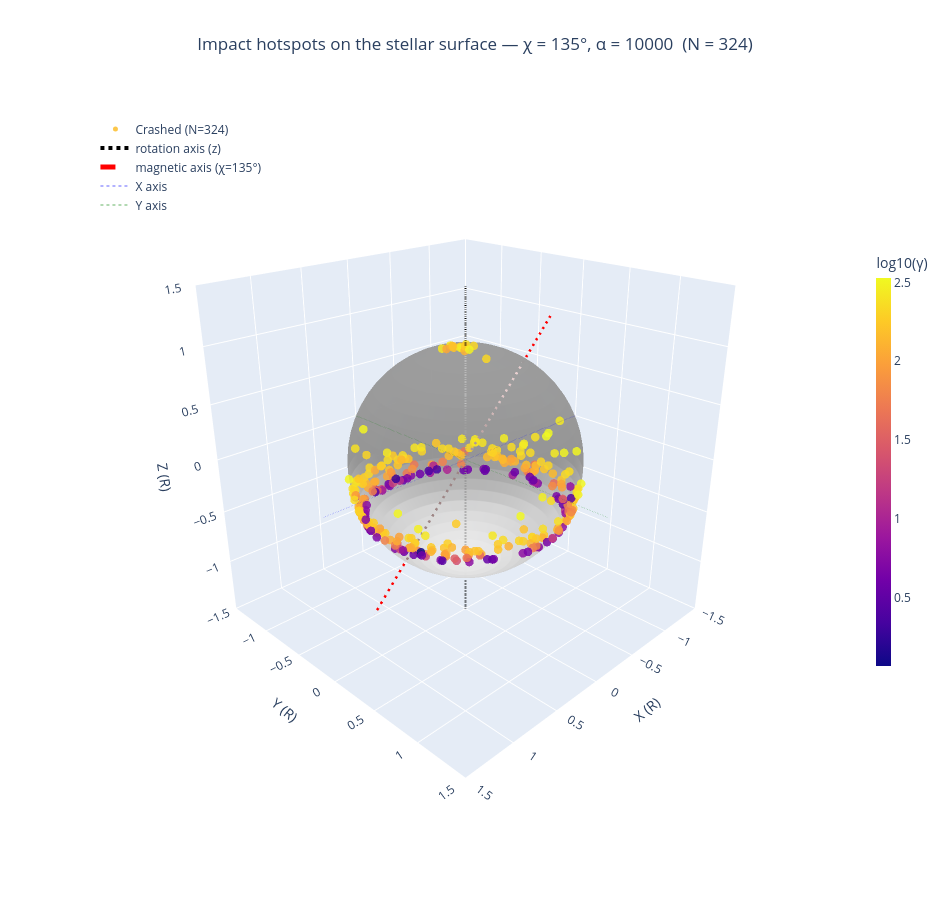

Here is the notebook cell this chart was saved with:
### Code cell
# =========================================================
# HOTSPOTS 3D — partículas que crasharam na estrela
# χ = 180°, com a estrela como esfera 3D
# =========================================================
import numpy as np
import pandas as pd
import plotly.graph_objects as go

# ---------- Configuração ----------
CSV_FILE   = "particles_all_runs.csv"
ALPHA_VAL  = 10000
ANGLE_DEG  = 135
STATUS     = "Crashed"
R_STAR     = 1.0

# ---------- Carrega ----------
df = pd.read_csv(CSV_FILE)
d = df[(df.angle_deg == ANGLE_DEG) &
       (df.alpha == ALPHA_VAL) &
       (df.status == STATUS)].copy()

print(f"Partículas {STATUS} em χ={ANGLE_DEG}°, α={ALPHA_VAL}: {len(d)}")

if len(d) == 0:
    raise ValueError("Nenhuma partícula encontrada. Ajuste os filtros.")

# ---------- Coordenadas das partículas ----------
# Para Crashed, a posição final é sobre a superfície da estrela (r ≈ R)
xf = d.xf.values
yf = d.yf.values
zf = d.zf.values
gamma = d.gamma_final.values

# Normaliza para garantir que os pontos estão exatamente em r = R
r = np.sqrt(xf**2 + yf**2 + zf**2)
xf_n = xf / r * R_STAR
yf_n = yf / r * R_STAR
zf_n = zf / r * R_STAR

# Coordenadas esféricas para estatística
theta_f = np.degrees(np.arccos(np.clip(zf_n / R_STAR, -1, 1)))
phi_f   = np.degrees(np.arctan2(yf_n, xf_n))

print(f"θ_f mediana: {np.median(theta_f):.1f}°")
print(f"θ_f range:   {theta_f.min():.1f}° / {theta_f.max():.1f}°")
print(f"Fracção no HN (θ_f < 90°): {(theta_f < 90).mean():.3f}")
print(f"Fracção no HS (θ_f > 90°): {(theta_f > 90).mean():.3f}")

# =========================================================
# FIGURA
# =========================================================
fig = go.Figure()

# ---------- Estrela 3D ----------
u, v = np.mgrid[0:2*np.pi:60j, 0:np.pi:30j]
xs = R_STAR * np.cos(u) * np.sin(v)
ys = R_STAR * np.sin(u) * np.sin(v)
zs = R_STAR * np.cos(v)

fig.add_trace(go.Surface(
    x=xs, y=ys, z=zs,
    colorscale=[[0, 'lightgray'], [1, 'lightgray']],
    showscale=False,
    opacity=0.9,
    name='star',
    hoverinfo='skip',
    lighting=dict(ambient=0.7, diffuse=0.6, specular=0.1),
))

# ---------- Partículas que crasharam ----------
log_gamma = np.log10(np.clip(gamma, 1, None))

fig.add_trace(go.Scatter3d(
    x=xf_n, y=yf_n, z=zf_n,
    mode='markers',
    marker=dict(
        size=5,
        color=log_gamma,
        colorscale='Plasma',
        cmin=log_gamma.min(),
        cmax=log_gamma.max(),
        colorbar=dict(title=r'log10(γ)', thickness=15, len=0.6),
        opacity=0.85,
        line=dict(width=0),
    ),
    name=f'{STATUS} (N={len(d)})',
    text=[f"θ={t:.1f}°, φ={p:.1f}°, γ={g:.1f}"
          for t, p, g in zip(theta_f, phi_f, gamma)],
    hovertemplate="x: %{x:.3f}<br>y: %{y:.3f}<br>z: %{z:.3f}<br>%{text}<extra></extra>",
))

# ---------- Eixos ----------
L = 1.5
fig.add_trace(go.Scatter3d(
    x=[0, 0], y=[0, 0], z=[-L, L],
    mode='lines',
    line=dict(color='black', width=4, dash='dot'),
    name='rotation axis (z)',
))

Xt = np.radians(ANGLE_DEG)
fig.add_trace(go.Scatter3d(
    x=[-L*np.sin(Xt), L*np.sin(Xt)],
    y=[0, 0],
    z=[-L*np.cos(Xt), L*np.cos(Xt)],
    mode='lines',
    line=dict(color='red', width=5, dash='dash'),
    name=f'magnetic axis (χ={ANGLE_DEG}°)',
))

# Eixos X, Y, Z como linhas guia
for vec, col, name in [((1,0,0), 'blue', 'X'),
                        ((0,1,0), 'green', 'Y')]:
    fig.add_trace(go.Scatter3d(
        x=[-vec[0]*L, vec[0]*L],
        y=[-vec[1]*L, vec[1]*L],
        z=[-vec[2]*L, vec[2]*L],
        mode='lines',
        line=dict(color=col, width=2, dash='dot'),
        opacity=0.3,
        name=f'{name} axis',
    ))

# =========================================================
# LAYOUT
# =========================================================
fig.update_layout(
    scene=dict(
        xaxis=dict(title='X (R)', range=[-L, L]),
        yaxis=dict(title='Y (R)', range=[-L, L]),
        zaxis=dict(title='Z (R)', range=[-L, L]),
        aspectmode='cube',
        camera=dict(eye=dict(x=1.6, y=1.6, z=1.0)),
    ),
    title=dict(
        text=f'Impact hotspots on the stellar surface — '
             f'χ = {ANGLE_DEG}°, α = {ALPHA_VAL}  (N = {len(d)})',
        x=0.5,
    ),
    width=950, height=900,
    legend=dict(x=0.02, y=0.98, bgcolor='rgba(255,255,255,0.85)'),
)

fig.show()

### Figure 1 — Plotly figure (JSON) as saved in the notebook; plotly's stock layout.template omitted (floating-point values rounded to 4 significant figures; data arrays with more than 128 entries replaced by an {"elided": "..."} marker saying what was removed)
{"data": [{"colorscale": [[0, "lightgray"], [1, "lightgray"]], "hoverinfo": "skip", "lighting": {"ambient": 0.7, "diffuse": 0.6, "specular": 0.1}, "name": "star", "opacity": 0.9, "showscale": false, "type": "surface", "x": {"elided": "60x30 float values"}, "y": {"elided": "60x30 float values"}, "z": {"elided": "60x30 float values"}}, {"hovertemplate": "x: %{x:.3f}<br>y: %{y:.3f}<br>z: %{z:.3f}<br>%{text}<extra></extra>", "marker": {"cmax": 2.527, "cmin": 0.06784, "color": {"elided": "324 float values"}, "colorbar": {"len": 0.6, "thickness": 15, "title": {"text": "log10(γ)"}}, "colorscale": [[0, "#0d0887"], [0.1111, "#46039f"], [0.2222, "#7201a8"], [0.3333, "#9c179e"], [0.4444, "#bd3786"], [0.5556, "#d8576b"], [0.6667, "#ed7953"], [0.7778, "#fb9f3a"], [0.8889, "#fdca26"], [1, "#f0f921"]], "line": {"width": 0}, "opacity": 0.85, "size": 5}, "mode": "markers", "name": "Crashed (N=324)", "text": {"elided": "324 str values"}, "type": "scatter3d", "x": {"elided": "324 float values"}, "y": {"elided": "324 float values"}, "z": {"elided": "324 float values"}}, {"line": {"color": "black", "dash": "dot", "width": 4}, "mode": "lines", "name": "rotation axis (z)", "type": "scatter3d", "x": [0, 0], "y": [0, 0], "z": [-1.5, 1.5]}, {"line": {"color": "red", "dash": "dash", "width": 5}, "mode": "lines", "name": "magnetic axis (χ=135°)", "type": "scatter3d", "x": [-1.061, 1.061], "y": [0, 0], "z": [1.061, -1.061]}, {"line": {"color": "blue", "dash": "dot", "width": 2}, "mode": "lines", "name": "X axis", "opacity": 0.3, "type": "scatter3d", "x": [-1.5, 1.5], "y": [0, 0], "z": [0, 0]}, {"line": {"color": "green", "dash": "dot", "width": 2}, "mode": "lines", "name": "Y axis", "opacity": 0.3, "type": "scatter3d", "x": [0, 0], "y": [-1.5, 1.5], "z": [0, 0]}], "layout": {"height": 900, "legend": {"bgcolor": "rgba(255,255,255,0.85)", "x": 0.02, "y": 0.98}, "scene": {"aspectmode": "cube", "camera": {"eye": {"x": 1.6, "y": 1.6, "z": 1}}, "xaxis": {"range": [-1.5, 1.5], "title": {"text": "X (R)"}}, "yaxis": {"range": [-1.5, 1.5], "title": {"text": "Y (R)"}}, "zaxis": {"range": [-1.5, 1.5], "title": {"text": "Z (R)"}}}, "title": {"text": "Impact hotspots on the stellar surface — χ = 135°, α = 10000  (N = 324)", "x": 0.5}, "width": 950}}
